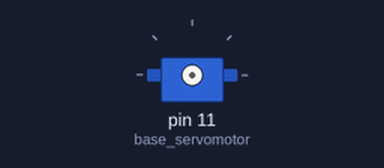
This sketch was run on a simulated Arduino Uno, built with avr-gcc and run on an emulated ATmega328P. Shown: servo. What the sketch prints to the serial monitor is not drawn.

Above: at 0.1 s.
At 37.6 s:
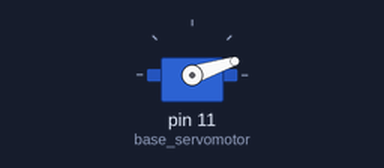
Timing chart, 0 to 40.0 s (numbered marks = the images above):
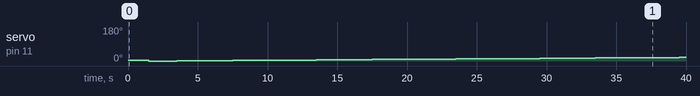

Measured:
- by itself, servo on pin 11 (base_servomotor): 5° → 0° at 1.5 s, → 1° 2.0 s later, → 2° 2.0 s later, → 3° 2.0 s later, … (20 changes in this stretch)

The sketch:

beta_vonns_servo.ino
```cpp
#include <Servo.h>

Servo base_servomotor;

void setup() {
  Serial.begin(9600);
  delay(1000);

  base_servomotor.attach(11);
  base_servomotor.write(5);
  delay(500);

  for(int i = 0; i < 45; i++){
    base_servomotor.write(i);
    Serial.print(i);
    delay(2000);
  }
}


void loop() {
 }
```
